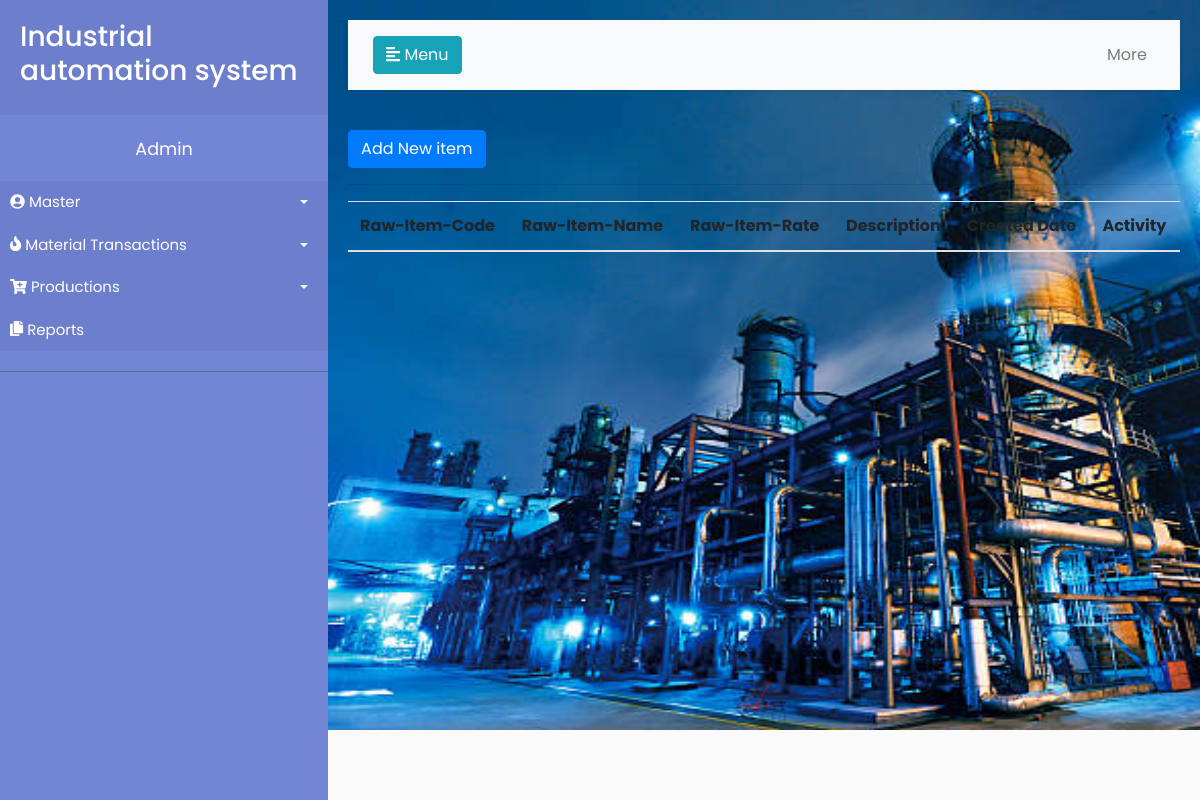
/material-transaction/raw-item-master/, run on an earlier commit of the app's database.
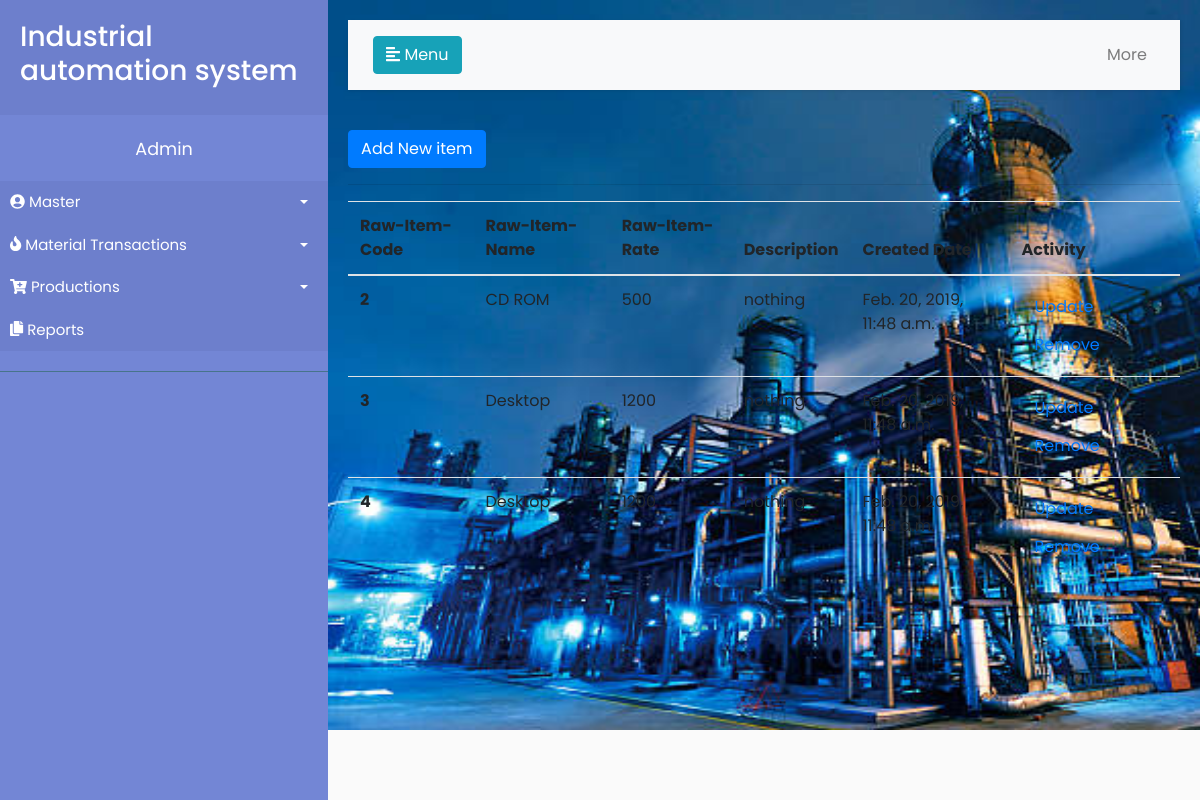
And on a later commit of the database.
### material_transaction/models.py (models this page shows, shortened)
class Rawitem(models.Model):
	itemcode = models.CharField(max_length=50)
	item_name = models.CharField(max_length=10)
	rate = models.PositiveIntegerField(blank=True)
	description = models.TextField()
	created_date = models.DateTimeField(default=timezone.now)

### material_transaction/views.py (the view)
# urls.py: path('raw-item-master/',views.raw_item_master, name='raw_item_master'),
def raw_item_master(request):
	rawitem = Rawitem.objects.all()
	return render(request, 'material/raw-item-master.html',{'rawitem': rawitem})

### material_transaction/templates/material/raw-item-master.html
{% extends 'base.html' %}
{% block content %}
<a class="btn btn-primary" href="{% url 'newrawitem' %}" role="button">Add New item</a> <hr/>
<table class="table">
  <thead>
    <tr>
      <th scope="col">Raw-Item-Code</th>
      <th scope="col">Raw-Item-Name</th>
      <th scope="col">Raw-Item-Rate</th>
      <th scope="col">Description</th>
      <th scope="col">Created Date</th>
       <th scope="col"> Activity </th>
    </tr>
  </thead>
  <tbody>
{% for detail in rawitem %}
    <tr>
      <th scope="row"> {{ detail.id }}</th>
      <td>{{ detail.item_name }}</td>
      <td>{{ detail.rate }}</td>
      <td>{{ detail.description }}</td>
      <td>{{ detail.created_date }}</td>
      <td><a class="btn btn-link" href="{% url 'editrawitem' detail.id %}"> Update </a>
      <a class="btn btn-link confirm-delete" href="{% url 'deleterawitem' pk=detail.pk %}"> Remove </a>  </td>
    </tr>
    {% endfor %}
  </tbody>
</table>
{% endblock %}

What changed in the data, as far as the page shows it:
added Rawitem: id "2", item_name "CD ROM", rate "500", description "nothing", created_date "Feb. 20, 2019, 11:48 a.m."
added Rawitem: id "3", item_name "Desktop", rate "1200", description "nothing", created_date "Feb. 20, 2019, 11:48 a.m."
added Rawitem: id "4", item_name "Desktop", rate "1200", description "nothing", created_date "Feb. 20, 2019, 11:48 a.m."
